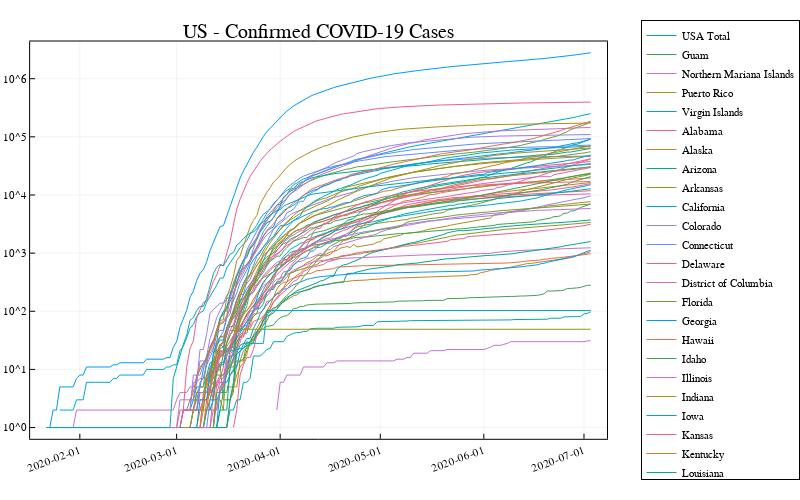

The notebook cell this image was saved under:
### Markdown cell above
## Plot COVID-19 Data for the US

### Code cell
tind = 1:length(covid19us[1].confirmed);
t = covid19us[1].time[tind];

totalconfirmed = zeros(length(t));
stateconfirmed = Array{Any}(undef, length(ustate));
for si = 1:length(ustate)
    #display(ustate[si])
    ind = findall((country .== "US") .& (state .== ustate[si]));
    #confirmed = Array{Any}(undef,length(ind));
    confirmed = [Float64.(covid19us[ind[i]].confirmed) for i in 1:length(ind)];
    stateconfirmed[si] = Float64.(deepcopy(confirmed[1]));
    for i = 2:length(confirmed)
        stateconfirmed[si] .= stateconfirmed[si] .+ confirmed[i];
    end
    totalconfirmed .= totalconfirmed .+ stateconfirmed[si];
    #display(totalconfirmed)
end

ind0 = findall(totalconfirmed .== 0);
totalconfirmed[ind0] .= NaN

pCOVID19 = Plots.plot(t, totalconfirmed, label="USA Total")
for si = 1:length(ustate)
    confirmi = stateconfirmed[si];
    ind0 = findall(confirmi .== 0);
    confirmi[ind0] .= NaN;
    Plots.plot!(t, confirmi, label=ustate[si])
end
Plots.plot(pCOVID19, xrotation=20, size=(800,500), legend=:outertopright, yscale=:log10, framestyle=:box, title="US - Confirmed COVID-19 Cases")
